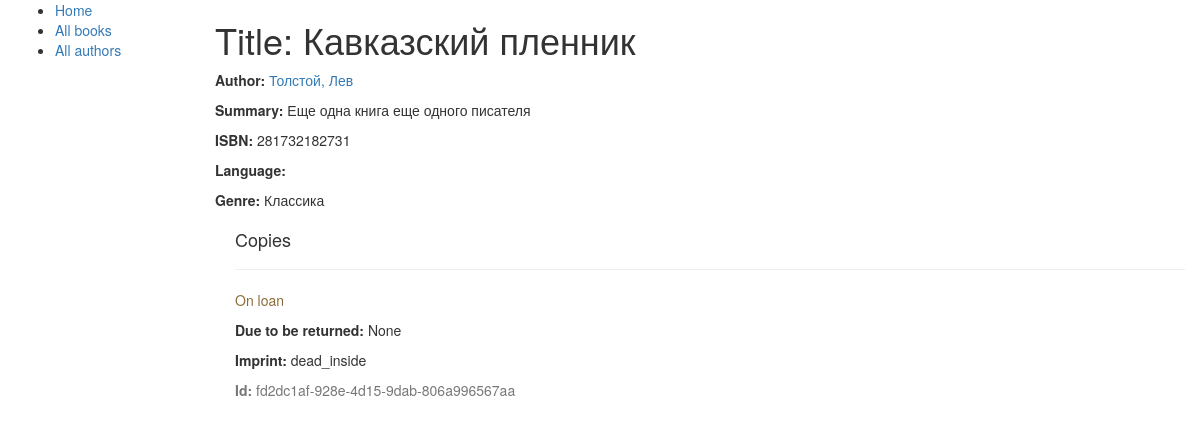
/catalog/book/2, run on the app's committed database.
### catalog/models.py (models this page shows, shortened)
class Book(models.Model):
    title = models.CharField(max_length=200)
    author = models.ForeignKey('Author', on_delete=models.SET_NULL, null=True)  # у книги может быть только один автор, но у автора может быть много книг. one-to-many связь
    summary = models.TextField(max_length=1000, help_text='Enter a brief description of the book')
    isbn = models.CharField('ISBN', max_length=13, help_text='13 Character <a href="https://www.isbn-international.org/content/what-isbn">ISBN number</a>')
    genre = models.ManyToManyField(Genre, help_text='Select a genre for this book')  # у книги может быть несколько жанров, и к одному жанру может относиться несколько книг.

class Author(models.Model):
    first_name = models.CharField(max_length=100)
    last_name = models.CharField(max_length=100)
    date_of_birth = models.DateField(null=True, blank=True)
    date_of_death = models.DateField('Died', null=True, blank=True)
    def __str__(self):
        return '{}, {}'.format(self.last_name, self.first_name)

class Genre(models.Model):
    name = models.CharField(max_length=200, help_text='Enter a book genre')
    def __str__(self):
        return self.name

class BookInstance(models.Model):
    id = models.UUIDField(primary_key=True, default=uuid.uuid4, help_text='Unique ID for this particular book across whole library')
    book = models.ForeignKey(Book, on_delete=models.SET_NULL, null=True)
    imprint = models.CharField(max_length=200)
    due_back = models.DateField(null=True, blank=True)
    LOAN_STATUS = (
        ('m', 'Maintenance'),
        ('o', 'On loan'),
        ('a', 'Available'),
        ('r', 'Reserved'),
    )
    status = models.CharField(max_length=1, choices=LOAN_STATUS, blank=True, default='m', help_text='availability')
    class Meta:
        ordering = ['due_back']

### catalog/views.py (the view)
# urls.py: url(r'^book/(?P<pk>\d+)$', views.BookDetailView.as_view(), name='book-detail'),
class BookDetailView(generic.DetailView):
    model = Book
    template_name = 'book_detail.html'

### catalog/templates/book_detail.html
{% extends "base_generic.html" %}
{% block content %}
<h1>Title: {{ book.title }}</h1>
<p><strong>Author:</strong> <a href="">{{ book.author }}</a></p>
<p><strong>Summary:</strong> {{ book.summary }}</p>
<p><strong>ISBN:</strong> {{ book.isbn }}</p>
<p><strong>Language:</strong> {{ book.language }}</p>
<p><strong>Genre:</strong> {% for genre in book.genre.all %} {{ genre }}{% if not forloop.last %}, {% endif %}{% endfor %}</p>
<div style="margin-left:20px;margin-top:20px">
    <h4>Copies</h4>
    {% for copy in book.bookinstance_set.all %}
    <hr>
    <p class="{% if copy.status == 'a' %}text-success{% elif copy.status == 'd' %}text-danger{% else %}text-warning{% endif %}">{{ copy.get_status_display }}</p>
    {% if copy.status != 'a' %}<p><strong>Due to be returned:</strong> {{copy.due_back}}</p>{% endif %}
    <p><strong>Imprint:</strong> {{copy.imprint}}</p>
    <p class="text-muted"><strong>Id:</strong> {{copy.id}}</p>
    {% endfor %}
</div>
{% endblock %}

### data on the page
Book: title "Кавказский пленник", author "Толстой, Лев", summary "Еще одна книга еще одного писателя", isbn "281732182731"
Genre: name "Классика"
BookInstance: status "On loan", due_back "None", imprint "dead_inside", id "fd2dc1af-928e-4d15-9dab-806a996567aa"
